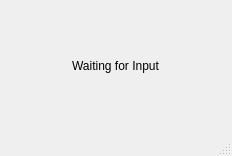
<?xml version="1.0" encoding="UTF-8"?>
<ui version="4.0">
 <class>Beacon</class>
 <widget class="QMainWindow" name="Beacon">
  <property name="geometry">
   <rect>
    <x>0</x>
    <y>0</y>
    <width>232</width>
    <height>156</height>
   </rect>
  </property>
  <property name="windowTitle">
   <string>MainWindow</string>
  </property>
  <widget class="QWidget" name="centralwidget">
   <widget class="QLabel" name="beaconData">
    <property name="geometry">
     <rect>
      <x>10</x>
      <y>20</y>
      <width>211</width>
      <height>91</height>
     </rect>
    </property>
    <property name="text">
     <string>Waiting for Input</string>
    </property>
    <property name="alignment">
     <set>Qt::AlignCenter</set>
    </property>
   </widget>
  </widget>
  <widget class="QMenuBar" name="menubar">
   <property name="geometry">
    <rect>
     <x>0</x>
     <y>0</y>
     <width>232</width>
     <height>21</height>
    </rect>
   </property>
  </widget>
  <widget class="QStatusBar" name="statusbar"/>
 </widget>
 <resources/>
 <connections/>
</ui>
